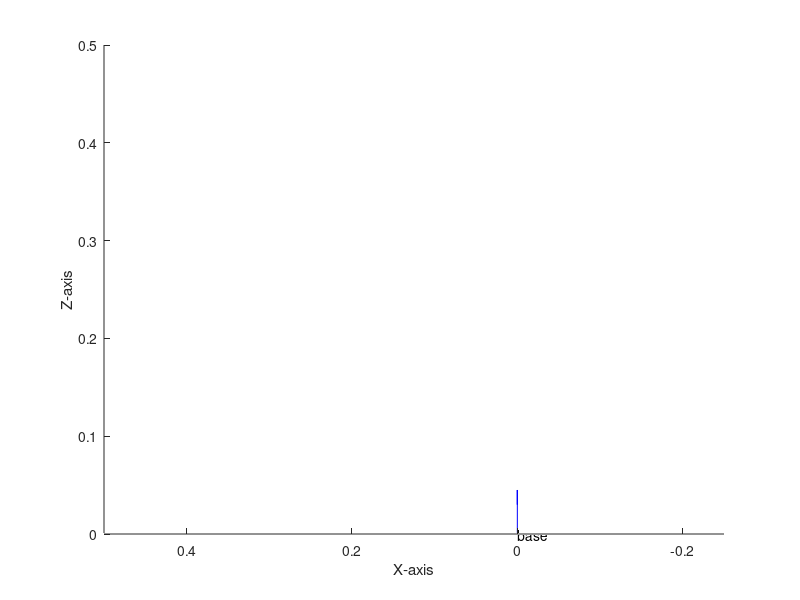

The MATLAB script that drew this image: (Note: this script raises an error after producing the figure.)
function [thetalist, success] ...
         = IKinSpace(Slist, M, T, thetalist0, eomg, ev)
% *** CHAPTER 6: INVERSE KINEMATICS ***
% Takes Slist: The joint screw axes in the space frame when the manipulator
%              is at the home position, in the format of a matrix with the
%              screw axes as the columns,
%       M: The home configuration of the end-effector,
%       T: The desired end-effector configuration Tsd,
%       thetalist0: An initial guess of joint angles that are close to 
%                   satisfying Tsd,
%       eomg: A small positive tolerance on the end-effector orientation 
%             error. The returned joint angles must give an end-effector 
%             orientation error less than eomg,
%       ev: A small positive tolerance on the end-effector linear position 
%           error. The returned joint angles must give an end-effector 
%           position error less than ev.
% Returns thetalist: Joint angles that achieve T within the specified 
%                    tolerances,
%         success: A logical value where TRUE means that the function found
%                  a solution and FALSE means that it ran through the set 
%                  number of maximum iterations without finding a solution
%                  within the tolerances eomg and ev.
% Uses an iterative Newton-Raphson root-finding method.
% The maximum number of iterations before the algorithm is terminated has 
% been hardcoded in as a variable called maxiterations. It is set to 20 at 
% the start of the function, but can be changed if needed.  
% Example Inputs:
% 
% clear; clc;
% Slist = [   0 0 0 0
%             0 1 1 1
%             1 0 0 0
%             0 -0.05825 -0.18625 -0.18625
%             0 0 0 0
%             0 0 0.02400 0.14800
%             ];
% 
% M = [   [0, 0, -1, 0.29345]; 
%         [0, 1, 0, 0]; 
%         [1, 0, 0, 0.18625]; 
%         [0, 0, 0, 1]];
% 
% T = [   [0, 0, -1, .15000]; 
%         [0, 1, 0, 0]; 
%         [1, 0, 0, 0.05000]; 
%         [0, 0, 0, 1]];
% close;
 figure
 hold on;
Scale=.05;
% axis([-Scale*10 Scale*10 -Scale*10 Scale*10 -Scale*10 Scale*10])
axis([-Scale*5 Scale*10 -Scale*10 Scale*10 -Scale*0 Scale*10])
view([0 1 0])
xlabel('X-axis'); 
ylabel('Y-axis'); 
zlabel('Z-axis'); 
quiver3(0,0,0,Scale,0,0,'r');
quiver3(0,0,0,0,Scale,0,'g');
quiver3(0,0,0,0,0,Scale,'b');
text(0,0,0,'base');



quiver3(M(1,4),M(2,4),M(3,4),M(1,1)*Scale,M(2,1)*Scale,M(3,1)*Scale,'r');
quiver3(M(1,4),M(2,4),M(3,4),M(1,2)*Scale,M(2,2)*Scale,M(3,2)*Scale,'g');
quiver3(M(1,4),M(2,4),M(3,4),M(1,3)*Scale,M(2,3)*Scale,M(3,3)*Scale,'b');
text(M(1,4),M(2,4),M(3,4),'EE Home');

quiver3(T(1,4),T(2,4),T(3,4),T(1,1)*Scale,T(2,1)*Scale,T(3,1)*Scale,'r');
quiver3(T(1,4),T(2,4),T(3,4),T(1,2)*Scale,T(2,2)*Scale,T(3,2)*Scale,'g');
quiver3(T(1,4),T(2,4),T(3,4),T(1,3)*Scale,T(2,3)*Scale,T(3,3)*Scale,'b');
text(T(1,4),T(2,4),T(3,4),'EE new');


% thetalist0 = [0; deg2rad(-45); deg2rad(45); deg2rad(-45);];
% eomg = 0.000001;
% ev = 0.00001;
% [thetalist, success] = IKinSpace(Slist, M, T, thetalist0, eomg, ev)
% 
% Output:
% thetalist =
%    1.5707
%    2.9997
%    3.1415
% success =
%     1

thetalist = thetalist0;
i = 0;
maxiterations = 200;
Tsb = FKinSpace(M, Slist, thetalist);
Vs = Adjoint(Tsb) * se3ToVec(MatrixLog6(TransInv(Tsb) * T));
err = norm(Vs(1: 3)) > eomg || norm(Vs(4: 6)) > ev;
while err && i < maxiterations
    thetalist = thetalist + pinv(JacobianSpace(Slist, thetalist)) * Vs;
    i = i + 1;
    Tsb = FKinSpace(M, Slist, thetalist);
    Vs = Adjoint(Tsb) * se3ToVec(MatrixLog6(TransInv(Tsb) * T));
    err = norm(Vs(1: 3)) > eomg || norm(Vs(4: 6)) > ev;
end
success = ~ err
display(i)
display(Tsb)
rad2deg(thetalist)
end